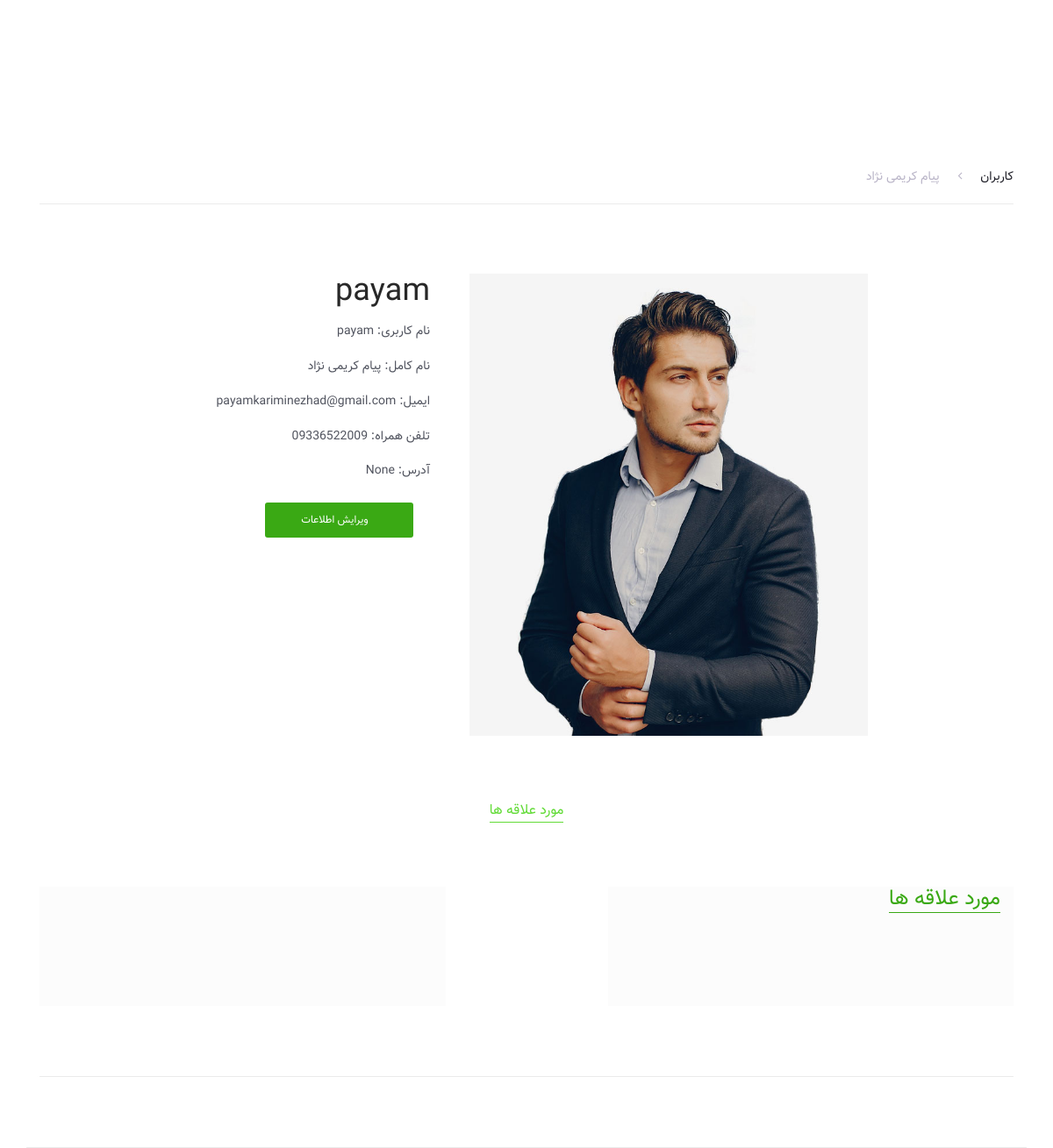
Page /user (signed in) on the committed database.
### accounts/models.py (models this page shows, shortened)
class Dashbord(models.Model):
    profile = models.ImageField(upload_to=upload_image_path, verbose_name='تصویر', default='profiles/0.png')
    u_name = models.CharField(max_length=50, verbose_name='نام کاربری')
    f_name = models.CharField(max_length=50, verbose_name='نام', null=True, blank=True,)
    l_name = models.CharField(max_length=50, verbose_name='نام خانوادگی', null=True, blank=True,)
    ph_number = models.CharField(max_length=50, verbose_name='تلفن همراه', null=True, blank=True,)
    email = models.EmailField(max_length=100, verbose_name='ایمیل', null=True, blank=True,)
    address = models.CharField(max_length=150, verbose_name='آدرس', null=True, blank=True,)
    liked = models.ManyToManyField(LikedProduct, blank=True, verbose_name='مورد علاقه ها')
    owner = models.OneToOneField(
        User,
        on_delete=models.CASCADE,
        primary_key=True,
    )
    class Meta:
        verbose_name = 'کاربر'
        verbose_name_plural = 'کاربران'

### accounts/views.py (the view)
# urls.py: path('user', UserMainPage),
@login_required(login_url='/login')
def UserMainPage(request):
    user_id = request.user.id
    user = User.objects.get(id=user_id)
    dashbord = Dashbord.objects.filter(owner_id=user_id).first()
    Liked_product = dashbord.liked.all()
    if user is None:
        return redirect('/404')
    if dashbord is None:
        return redirect('/404')
    context = {
        'dashbord' : dashbord
    }
    return render(request, 'user_dashbord.html', context)

### accounts/templates/user_dashbord.html (shortened to what this page needs)
{% extends 'shared/_Mainlayout.html' %}
{% load static %}
{% load render_partial %}
{% block refrence_header %}
<link rel="stylesheet" type="text/css" href="{% static 'styles/bootstrap4/bootstrap.min.css' %}">
<link href="{% static 'plugins/font-awesome-4.7.0/css/font-awesome.min.css' %}" rel="stylesheet" type="text/css">
<link rel="stylesheet" type="text/css" href="{% static 'plugins/OwlCarousel2-2.2.1/owl.carousel.css' %}">
<link rel="stylesheet" type="text/css" href="{% static 'plugins/OwlCarousel2-2.2.1/owl.theme.default.css' %}">
<link rel="stylesheet" type="text/css" href="{% static 'plugins/OwlCarousel2-2.2.1/animate.css' %}">
<link rel="stylesheet" href="{% static 'plugins/themify-icons/themify-icons.css' %}">
<link rel="stylesheet" type="text/css" href="{% static 'plugins/jquery-ui-1.12.1.custom/jquery-ui.css' %}">
<link rel="stylesheet" type="text/css" href="{% static 'styles/single_styles.css' %}">
<link rel="stylesheet" type="text/css" href="{% static 'styles/single_responsive.css' %}">
<link rel="stylesheet" href="{% static 'styles/custom.css' %}">
{% endblock %}
{% block content %}
<div class="container single_product_container">
    <div class="row dir_rtl">
        <div class="col">
            <div class="breadcrumbs d-flex flex-row align-items-center">
                <ul>
                    <li><a>کاربران</a></li>
                    <li class="active"><a><i class="fa fa-angle-left" aria-hidden="true"></i> {{dashbord.f_name}} {{dashbord.l_name}}</a></li>
                </ul>
            </div>
        </div>
    </div>
    <div class="row dir_rtl">
        <div class="col-lg-7">
            <div class="single_product_pics">
                <div class="row">
                    <div class="col-lg-3 thumbnails_col order-lg-1 order-2">
                        <div class="single_product_thumbnails">
                        </div>
                    </div>
                    <div class="col-lg-9 image_col order-lg-2 order-1">
                        <div class="single_product_image">
                            <div class="single_product_image_background" style="background-image:url({{dashbord.profile.url}})"></div>
                        </div>
                    </div>
                </div>
            </div>
        </div>
        <div class="col-lg-5">
            <div class="product_details">
                <div class="product_details_title">
                    <h2>{{dashbord.u_name}}</h2>
                    <p>نام کاربری: {{dashbord.u_name}}</p>
                    <p>نام کامل: {{dashbord.f_name}} {{dashbord.l_name}}</p>
                    <p>ایمیل: {{dashbord.email}}</p>
                    <p>تلفن همراه: {{dashbord.ph_number}}</p>
                    <p>آدرس: {{dashbord.address}}</p>
                </div>
                <form action="/add-user-order" method="post" id="kolang">
                <div class="quantity d-flex flex-column flex-sm-row align-items-sm-center">
                    <div class="red_button add_to_cart_button"><a href="/user/edit" class="red_button add_to_cart_button">ویرایش اطلاعات</a></div>
            </div>
        </div>
    </div>
</div>
<div class="tabs_section_container">
    <div class="container">
        <div class="row dir_rtl">
            <div class="col">
                <div class="tabs_container">
                    <ul class="tabs d-flex flex-sm-row flex-column align-items-left align-items-md-center justify-content-center">
                        <li class="tab active" data-active-tab="tab_1"><span>مورد علاقه ها</span></li>
                    </ul>
                </div>
            </div>
        </div>
        <div class="row dir_rtl">
            <div class="col">
                <div id="tab_1" class="tab_container active">
                    <div class="row">
                        <div class="col-lg-5 desc_col" id="paya">
                            <div class="tab_title">
                                <h4>مورد علاقه ها</h4>
                            </div>
                        </div>
                        <div class="col-lg-5 offset-lg-2 desc_col" id="paya">
                        </div>
                    </div>
                </div>
            </div>
        </div>
    </div>
</div>
{% endblock %}

### assets/styles/single_styles.css (style rules this page uses)
* { margin: 0; padding: 0; }
body { font-family: 'Poppins', sans-serif; font-size: 14px; line-height: 23px; font-weight: 400; background: #FFFFFF; color: #1e1e27; }
div { display: block; position: relative; -webkit-box-sizing: border-box; -moz-box-sizing: border-box; box-sizing: border-box; }
ul { list-style: none; margin-bottom: 0px; }
p { font-family: 'Poppins', sans-serif; font-size: 14px; line-height: 1.7; font-weight: 500; color: #51545f; -webkit-font-smoothing: antialiased; -webkit-text-shadow: rgba(0,0,0,.01) 0 0 1px; text-shadow: rgba(0,0,0,.01) 0 0 1px; }
a, a:hover, a:visited, a:active, a:link { text-decoration: none; -webkit-font-smoothing: antialiased; -webkit-text-shadow: rgba(0,0,0,.01) 0 0 1px; text-shadow: rgba(0,0,0,.01) 0 0 1px; }
h2 { font-size: 36px; }
h4 { font-size: 24px; }
h1, h2, h3, h4, h5, h6 { font-family: 'Poppins', sans-serif; color: #282828; -webkit-font-smoothing: antialiased; -webkit-text-shadow: rgba(0,0,0,.01) 0 0 1px; text-shadow: rgba(0,0,0,.01) 0 0 1px; }
.red_button { display: -webkit-inline-box; display: -moz-inline-box; display: -ms-inline-flexbox; display: -webkit-inline-flex; display: inline-flex; flex-direction: column; justify-content: center; align-items: center; width: auto; height: 40px; background: #3AA914ff; border-radius: 3px; -webkit-transition: all 0.3s ease; -moz-transition: all 0.3s ease; -ms-transition: all 0.3s ease; -o-transition: all 0.3s ease; transition: all 0.3s ease; }
.red_button a { display: block; color: #FFFFFF; text-transform: uppercase; font-size: 12px; font-weight: 500; text-align: center; line-height: 40px; width: 100%; }
.product_details_title p { color: #; }
.breadcrumbs { width: 100%; height: 60px; border-bottom: solid 1px #ebebeb; margin-bottom: 79px; }
.breadcrumbs ul li { display: inline-block; margin-left: 17px; }
.breadcrumbs ul li.active a { color: #b9b4c7; }
.breadcrumbs ul li i { margin-left: 17px; }
.breadcrumbs ul li a { color: #51545f; }
.single_product_container { margin-top: 150px; padding-bottom: 80px; border-bottom: solid 1px #ebebeb; }
.single_product_thumbnails { height: 527px; }
.image_col { padding-left: 30px; }
.single_product_image { width: 100%; height: 527px; }
.single_product_image_background { position: absolute; top: 0; right: 0; width: 100%; height: 100%; background-repeat: no-repeat; background-size: cover; background-position: center center; }
.product_details { width: 100%; }
.product_details_title { font-weight: 500px; line-height: 30px; }
.product_details_title p { margin-top: 12px; }
.quantity { width: 100%; height: 40px; margin-top: 23px; }
.add_to_cart_button { width: 160px; margin-right: 19px; font-size: 12px !important; }
.tabs_section_container { width: 100%; padding-bottom: 80px; border-bottom: solid 1px #ebebeb; }
.tabs_container { margin-top: 66px; margin-bottom: 66px; }
.tab { margin-left: 50px; cursor: pointer; }
.tab:last-child { margin-left: 0px; }
.tab span { height: 40px; line-height: 40px; font-size: 16px; font-weight: 500; color: #1e1e27; }
.tab.active span { color: #62DB37ff; border-bottom: solid 1px #62DB37ff; }
.tab_container { width: 100%; display: none; }
.tab_container.active { display: block; }
#paya { background-color: #fcfcfc; }
.tab_title { margin-bottom: 98px; }
.tab_title h4 { display: inline-block; color: #3AA914ff; border-bottom: solid 1px #3AA914ff; }

### assets/styles/custom.css (style rules this page uses)
.dir_rtl { direction: rtl; }
.vazir , * { font-family: vazir, Arial, Helvetica, sans-serif; }
p,h1,h2,h3,h4,h5,h6,a { font-family: vazir, Arial, Helvetica, sans-serif; }

### rows in the picture
Dashbord: f_name "پیام", l_name "کریمی نژاد", profile (picture), u_name "payam", email "payamkariminezhad@gmail.com", ph_number "09336522009", address "None"
